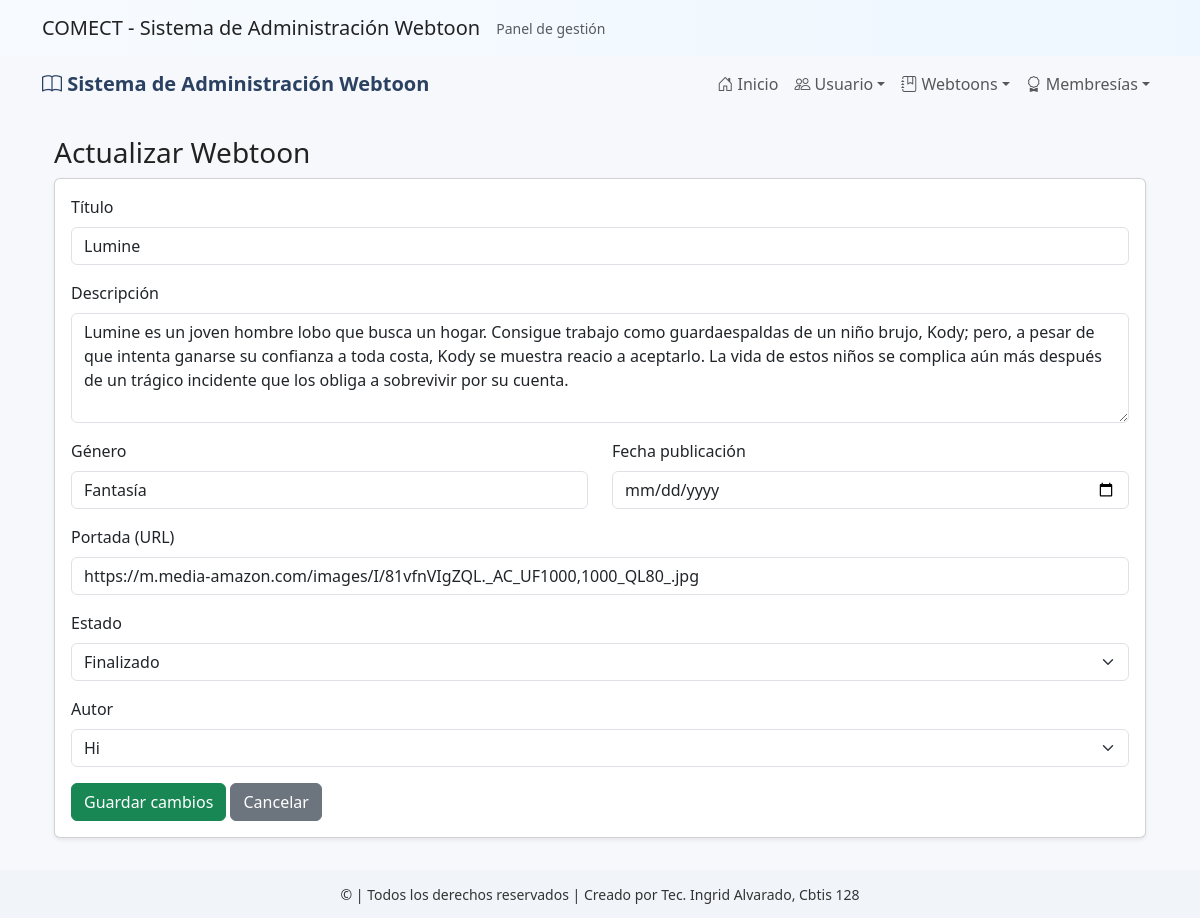
/webtoons/actualizar/1/, run on the app's committed database.
### app_Webtoon/models.py (models this page shows, shortened)
class Webtoon(models.Model):
    titulo = models.CharField(max_length=100)
    descripcion = models.TextField()
    genero = models.CharField(max_length=50)
    fecha_publicacion = models.DateField()
    portada = models.CharField(max_length=255, blank=True, null=True)
    estado = models.CharField(max_length=20, choices=[
        ('En curso', 'En curso'),
        ('Finalizado', 'Finalizado'),
        ('Hiato', 'Hiato')
    ], default='En curso')
    autor = models.ForeignKey(Usuario, on_delete=models.CASCADE, related_name='webtoons')

class Usuario(models.Model):
    nombre_usuario = models.CharField(max_length=50)
    email = models.EmailField(unique=True)
    contraseña = models.CharField(max_length=128)
    fecha_registro = models.DateTimeField(auto_now_add=True)
    avatar = models.URLField(max_length=255, null=True, blank=True)
    biografia = models.TextField(blank=True, null=True)
    tipo_usuario = models.CharField(
        max_length=20,
        choices=[
            ('Lector', 'Lector'),
            ('Autor', 'Autor'),
            ('Admin', 'Admin')
        ],
        default='Lector'
    )

### app_Webtoon/views.py (the view)
# urls.py: path('webtoons/actualizar/<int:webtoon_id>/', views.actualizar_webtoon, name='actualizar_webtoon'),
def actualizar_webtoon(request, webtoon_id):
    webtoon = get_object_or_404(Webtoon, id=webtoon_id)
    autores = Usuario.objects.all()
    return render(request, 'webtoons/actualizar_webtoon.html', {'webtoon': webtoon, 'autores': autores})

### app_Webtoon/templates/webtoons/actualizar_webtoon.html (shortened to what this page needs)
{% extends 'base.html' %}
{% block content %}
<div class="container mt-4">
  <h3>Actualizar Webtoon</h3>
  <div class="card p-3 shadow-sm">
    <form method="post" action="{% url 'app_Webtoon:realizar_actualizacion_webtoon' webtoon.id %}">
      <div class="mb-3">
        <label class="form-label">Título</label>
        <input class="form-control" name="titulo" value="{{ webtoon.titulo }}">
      </div>
      <div class="mb-3">
        <label class="form-label">Descripción</label>
        <textarea class="form-control" name="descripcion" rows="4">{{ webtoon.descripcion }}</textarea>
      </div>
      <div class="mb-3 row">
        <div class="col">
          <label class="form-label">Género</label>
          <input class="form-control" name="genero" value="{{ webtoon.genero }}">
        </div>
        <div class="col">
          <label class="form-label">Fecha publicación</label>
          <input class="form-control" name="fecha_publicacion" type="date" value="{{ webtoon.fecha_publicacion }}">
        </div>
      </div>
      <div class="mb-3">
        <label class="form-label">Portada (URL)</label>
        <input class="form-control" name="portada" value="{{ webtoon.portada }}">
      </div>
      <div class="mb-3">
        <label class="form-label">Estado</label>
        <select class="form-select" name="estado">
          <option value="Finalizado" {% if webtoon.estado == 'Finalizado' %}selected{% endif %}>Finalizado</option>
        </select>
      </div>
      <div class="mb-3">
        <label class="form-label">Autor</label>
        <select name="autor" class="form-select">
          {% for a in autores %}
            <option value="{{ a.id }}" {% if webtoon.autor and webtoon.autor.id == a.id %}selected{% endif %}>{{ a.nombre_usuario }}</option>
          {% endfor %}
        </select>
      </div>
      <button class="btn btn-success">Guardar cambios</button>
      <a class="btn btn-secondary" href="{% url 'app_Webtoon:ver_webtoons' %}">Cancelar</a>
    </form>
  </div>
</div>
{% endblock %}

### app_Webtoon/templates/base.html (shortened to what this page needs)
<!doctype html>
<html lang="es">
    <head>
        <link href="https://cdn.jsdelivr.net/npm/bootstrap@5.3.2/dist/css/bootstrap.min.css" rel="stylesheet">
        <link href="https://cdn.jsdelivr.net/npm/bootstrap-icons@1.11.3/font/bootstrap-icons.css" rel="stylesheet">
    </head>
    <body>
    {% include 'header.html' %}
    {% include 'navbar.html' %}
    <main class="container container-main mt-4">
        {% block content %}{% endblock %}
    </main>
    {% include 'footer.html' %}
    </body>
</html>

### app_Webtoon/templates/header.html
<header class="py-3" style="background: linear-gradient(90deg,#f7fbff,#eef7ff);">
    <div class="container d-flex align-items-center">
        <h1 class="me-3 mb-0" style="font-size:1.25rem;">COMECT - Sistema de Administración Webtoon</h1>
        <small class="text-muted">Panel de gestión</small>
    </div>
</header>

### app_Webtoon/templates/navbar.html (shortened to what this page needs)
<nav class="navbar navbar-expand-lg navbar-light" style="background:transparent;">
    <div class="container">
      <a class="navbar-brand" href="{% url 'app_Webtoon:inicio' %}">
        <i class="bi bi-book"></i> Sistema de Administración Webtoon
      </a>
      <div class="collapse navbar-collapse" id="navmenu">
        <ul class="navbar-nav ms-auto">
          <li class="nav-item"><a class="nav-link" href="{% url 'app_Webtoon:inicio' %}"><i class="bi bi-house-door"></i> Inicio</a></li>
          <li class="nav-item dropdown">
            <a class="nav-link dropdown-toggle" href="#" data-bs-toggle="dropdown"><i class="bi bi-people"></i> Usuario</a>
          </li>
          <li class="nav-item dropdown">
            <a class="nav-link dropdown-toggle" href="#" data-bs-toggle="dropdown"><i class="bi bi-journal-bookmark"></i> Webtoons</a>
          </li>
          <li class="nav-item dropdown">
            <a class="nav-link dropdown-toggle" href="#" data-bs-toggle="dropdown"><i class="bi bi-award"></i> Membresías</a>
            </li>
        </ul>
        </div>
        </div>
    </nav>

### app_Webtoon/templates/footer.html
<footer class="text-center">
    <div class="container">
        <small>© {{ now.year }} | Todos los derechos reservados | Creado por Tec. Ingrid Alvarado, Cbtis 128</small>
    </div>
</footer>

### app_Webtoon/templates/base.html (style rules this page uses)
:root { --bg-soft:#f6f8fb; --card:#ffffff; --accent:#7aa7d9; --muted:#6b7280; }
body { background: var(--bg-soft); color: #222; }
.navbar-brand { font-weight:700; color: #2b4162; }
footer { background: #f1f5f9; padding: 12px 0; color: #333; position: fixed; bottom: 0; width:100%; }
.container-main { padding-bottom: 80px; }

### data on the page
Webtoon: titulo "Lumine", descripcion "Lumine es un joven hombre lobo que busca un hogar. Consigue trabajo como guardaespaldas de un niño brujo, Kody; pero, a pesar de que intenta ganarse su confianza a toda costa, Kody se muestra reacio a aceptarlo. La vida de estos niños se complica aún más después de un trágico incidente que los obliga a sobrevivir por su cuenta.", genero "Fantasía", portada "https://m.media-amazon.com/images/I/81vfnVIgZQL._AC_UF1000,1000_QL80_.jpg", estado "Finalizado", autor "Hi"
